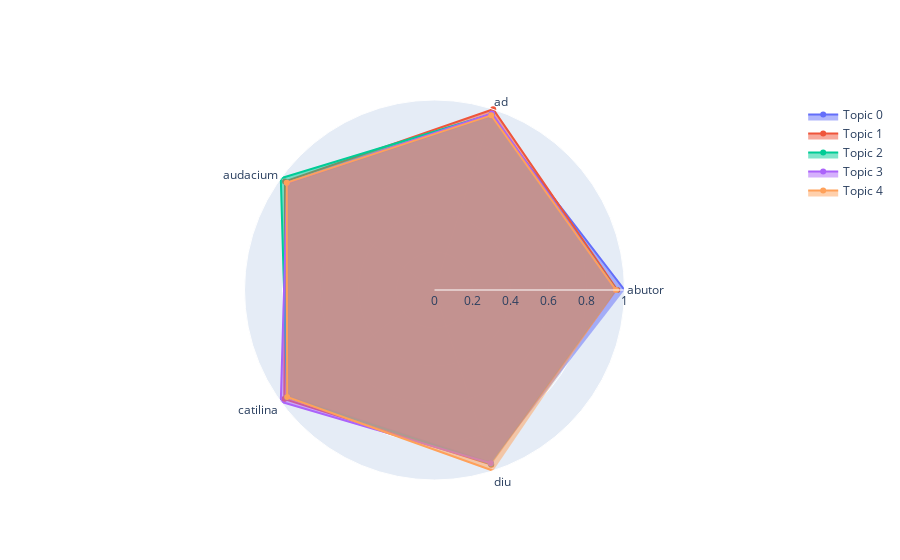

The notebook cell saved with this chart:
### Markdown cell above
Here is the full code to visualize the results of topic modeling using a radar chart with the plotly library in Python:

### Code cell
import plotly.graph_objs as go
from sklearn.metrics.pairwise import cosine_similarity
from sklearn.feature_extraction.text import CountVectorizer
from sklearn.decomposition import LatentDirichletAllocation

# vectorize the text data
vectorizer = CountVectorizer()
X = vectorizer.fit_transform(lemmatized_text)

# Fit the LDA model
lda = LatentDirichletAllocation(n_components=5, max_iter=5, learning_method='online', learning_offset=50.,random_state=0).fit(X)

# Get the topic-word matrix
topic_word = lda.components_

# Get the similarity matrix
similarity_matrix = cosine_similarity(topic_word)

# Get the feature names
feature_names = vectorizer.get_feature_names_out()

# Create the radar chart
data = []
for i in range(similarity_matrix.shape[0]):
    topic = similarity_matrix[i,:]
    data.append(go.Scatterpolar(
        r = topic,
        theta = feature_names,
        fill = 'toself',
        name = 'Topic {}'.format(i)
    ))
    
layout = go.Layout(
    polar = dict(
        radialaxis = dict(
            visible = True,
            range = [0, 1]
        )
    ),
    showlegend = True
)

fig = go.Figure(data=data, layout=layout)
plotly.offline.init_notebook_mode(connected=True)
plotly.offline.iplot(fig)

### Figure 1 — Plotly figure (JSON) as saved in the notebook; plotly's stock layout.template omitted (floating-point values rounded to 4 significant figures)
{"data": [{"fill": "toself", "name": "Topic 0", "r": [1.0, 0.9622, 0.956, 0.954, 0.9554], "theta": ["abutor", "ad", "audacium", "catilina", "diu", "effreno", "eludo", "etiam", "finis", "furor", "iacto", "iste", "nos", "noster", "patientia", "quam", "quem", "quo", "se", "tandem", "tuus", "usque"], "type": "scatterpolar"}, {"fill": "toself", "name": "Topic 1", "r": [0.9622, 1, 0.9726, 0.9771, 0.9666], "theta": ["abutor", "ad", "audacium", "catilina", "diu", "effreno", "eludo", "etiam", "finis", "furor", "iacto", "iste", "nos", "noster", "patientia", "quam", "quem", "quo", "se", "tandem", "tuus", "usque"], "type": "scatterpolar"}, {"fill": "toself", "name": "Topic 2", "r": [0.956, 0.9726, 1.0, 0.9588, 0.9614], "theta": ["abutor", "ad", "audacium", "catilina", "diu", "effreno", "eludo", "etiam", "finis", "furor", "iacto", "iste", "nos", "noster", "patientia", "quam", "quem", "quo", "se", "tandem", "tuus", "usque"], "type": "scatterpolar"}, {"fill": "toself", "name": "Topic 3", "r": [0.954, 0.9771, 0.9588, 1.0, 0.9587], "theta": ["abutor", "ad", "audacium", "catilina", "diu", "effreno", "eludo", "etiam", "finis", "furor", "iacto", "iste", "nos", "noster", "patientia", "quam", "quem", "quo", "se", "tandem", "tuus", "usque"], "type": "scatterpolar"}, {"fill": "toself", "name": "Topic 4", "r": [0.9554, 0.9666, 0.9614, 0.9587, 1.0], "theta": ["abutor", "ad", "audacium", "catilina", "diu", "effreno", "eludo", "etiam", "finis", "furor", "iacto", "iste", "nos", "noster", "patientia", "quam", "quem", "quo", "se", "tandem", "tuus", "usque"], "type": "scatterpolar"}], "layout": {"polar": {"radialaxis": {"range": [0, 1], "visible": true}}, "showlegend": true}}
